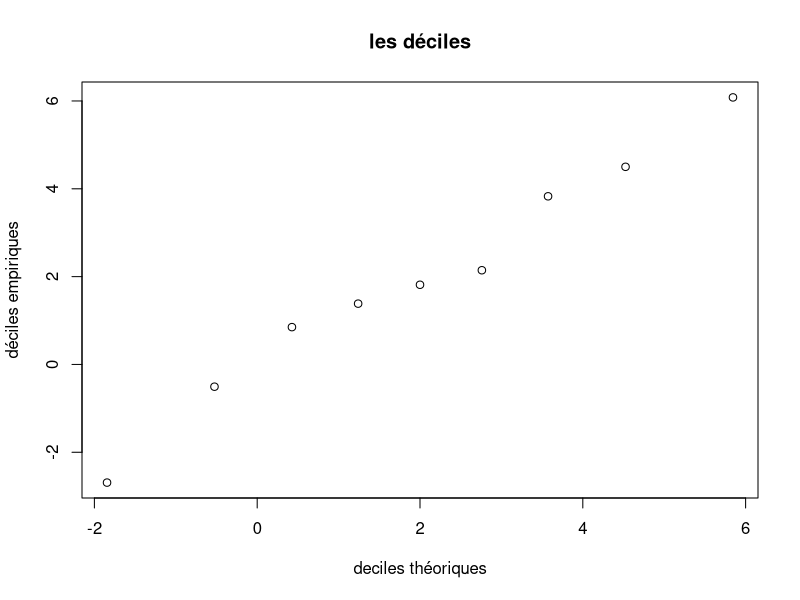

Generate this figure with R: (Note: this script raises an error after producing the figure.)
# Dans cette partie X est une variable al ́eatoire de loi N (2, 4).

# Exercice 1 : quantiles empiriques ou th ́eoriques
# Le quantile empirique d’ordre α d’un  ́echantillon de n tirages ind ́ependants x1, x2, ..., xn de X est la
# valeur pour laquelle, la proportion des xi qui se trouvent inf ́erieurs ou  ́egaux `a cette valeur, vaut α. Le
# quantile th ́eorique d’ordre α appel ́e quantile (et calcul ́e par la fonction de quantile qnorm()) est la valeur
# telle que la probabilit ́e que X soit inf ́erieur ou  ́egal `a cette valeur, vaille α

# 1. Simuler un  ́echantillon de taille n = 50 de X et l’affecter `a x.

mu <- 2
sigma <- 3
n <- 50

x <- rnorm(n, mu, sigma)

# 2. Calculer les quantiles empiriques d’ordre 10%, 20%, ..., 90% de x (appel ́es aussi les d ́eciles empiriques
# car ils permettent de couper l’ ́echantillon en dix) `a l’aide de la fonction quantile() et en utilisant
# l’option type=1.

demp <- quantile(x, probs = seq(0.1, 0.9, 0.1), type = 1)

# 3. Calculer les quantiles th ́eoriques d’ordre 10%, 20%, ..., 90% de X `a l’aide de la fonction qnorm()

dtheo <- qnorm(seq(0.1, 0.9, 0.1), mu, sigma)

# 4. Faire un graphe des 9 points d’abscisses les d ́eciles et d’ordonn ́ees les d ́eciles empiriques. Ajouter
# la droite y = x. Commentaire

plot(dtheo, demp, main = "les déciles", xlab = "deciles théoriques", ylab = "déciles empiriques")
abline(0, 1, col())
